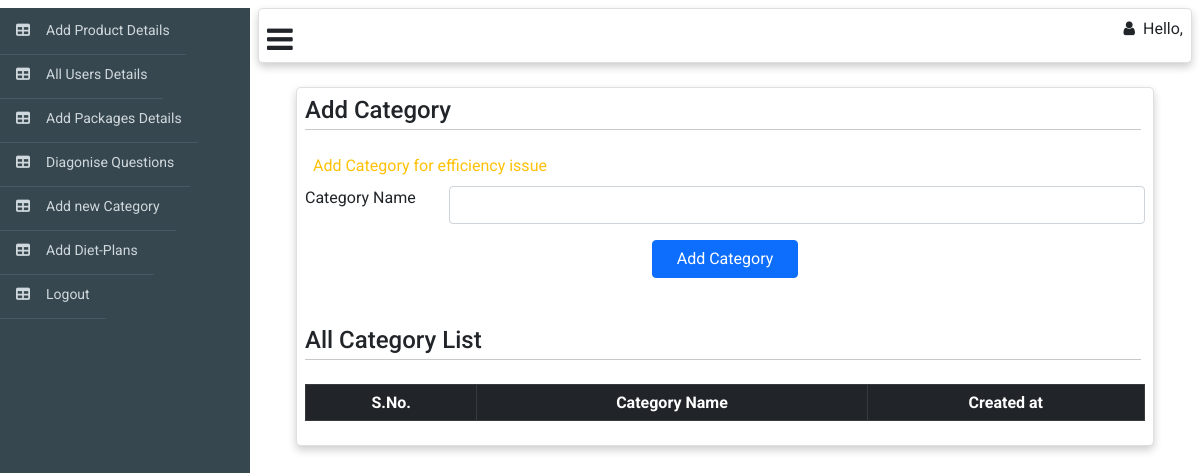
Page /web_admin/add-category on the earlier database version.
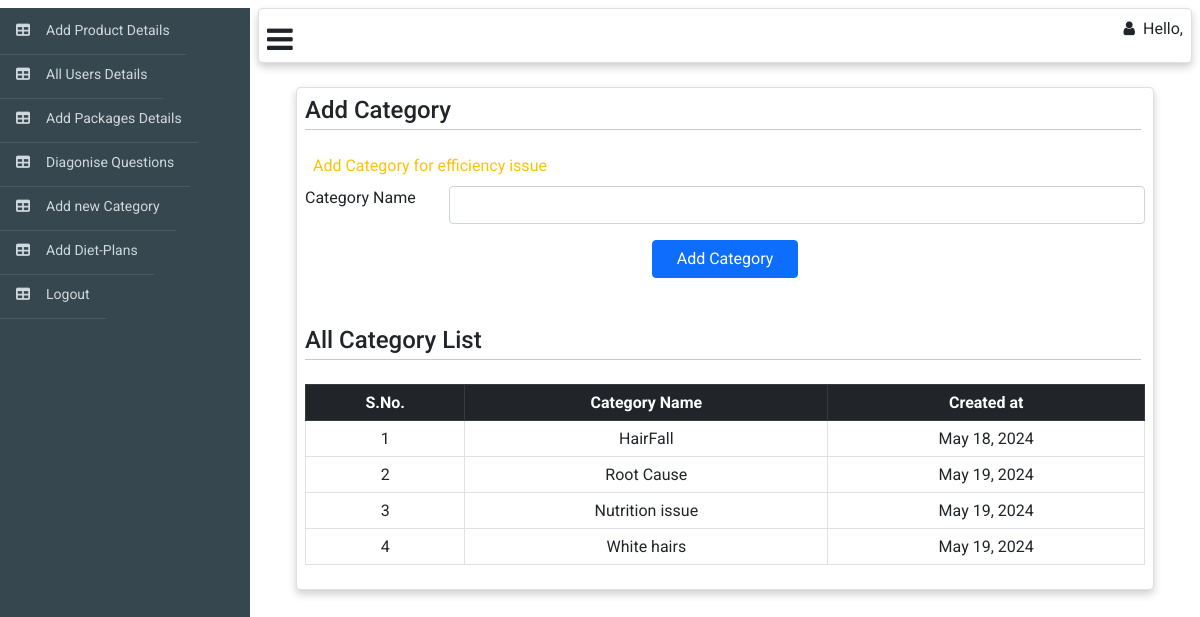
Same page on the later database version.
### web_admin/models.py (models this page shows)
class category(models.Model):
    name =models.CharField(max_length=50)
    is_active = models.BooleanField(default=True)
    created_at = models.DateTimeField(auto_now_add=True)
    updated_at = models.DateTimeField(auto_now=True)

### web_admin/views.py (the view, shortened to what this page needs)
# urls.py: path('add-category',AddCategory.as_view(),name='add-category'),
class AddCategory(APIView):
    model = category
    template_name = "add_category.html"
    def get(self,request,*args, **kwargs):
        list = self.model.objects.all()
        context={'list':list}
        return render(request,self.template_name,context)

### web_admin/templates/add_category.html (shortened to what this page needs)
{% extends "web_adminbase.html" %} {% block body %}{% load static %}
<div class="m-4">
  <div class="card me-6 p-2" style="width: auto">
    <h4 class="m-0 p-0">
      Add Category
      <hr class="hr p-0 mt-1 me-1" />
    </h4>
    <form
      action="/web_admin/add-category"
      method="post"
      enctype="multipart/form-data"
    >
      <marquee class="text-warning m-2 font-weight-bold"> Add Category for efficiency issue </marquee>
      <div class="form-group row mt-2">
        <label for="" class="col-sm-2 form-control-label">Category Name </label>
        <div class="col-sm-10">
          <input type="text" name="name" id="alias-textbox" class="form-control" />
        </div>
      </div>
      <div class="d-flex justify-content-center mt-2">
        <button type="submit" class="btn btn-primary pe-4 ps-4 m-2">
          Add Category
        </button>
      </div>
    </form>
    <h4 class="mt-4 p-0">
      All Category List
      <hr class="hr p-0 mt-1 me-1" />
    </h4>
    <table
      id="example"
      class="table table-bordered text-center"
      style="width: 100%"
    >
      <thead class="table-dark text-center">
        <tr class="p-3 text-center">
          <th>S.No.</th>
          <th>Category Name</th>
          <th>Created at</th>
        </tr>
      </thead>
      <tbody>
        {% for obj in list %}
        <tr>
          <td>{{forloop.counter}}</td>
          <td>{{obj.name}}</td>
          <td>{{obj.created_at|date}}</td>
        </tr>
        {% endfor %}
      </tbody>
    </table>
  </div>
</div>
{% endblock %}

Differences in the rows shown:
added category: name "HairFall", created_at "May 18, 2024"
added category: name "Root Cause", created_at "May 19, 2024"
added category: name "Nutrition issue", created_at "May 19, 2024"
added category: name "White hairs", created_at "May 19, 2024"
